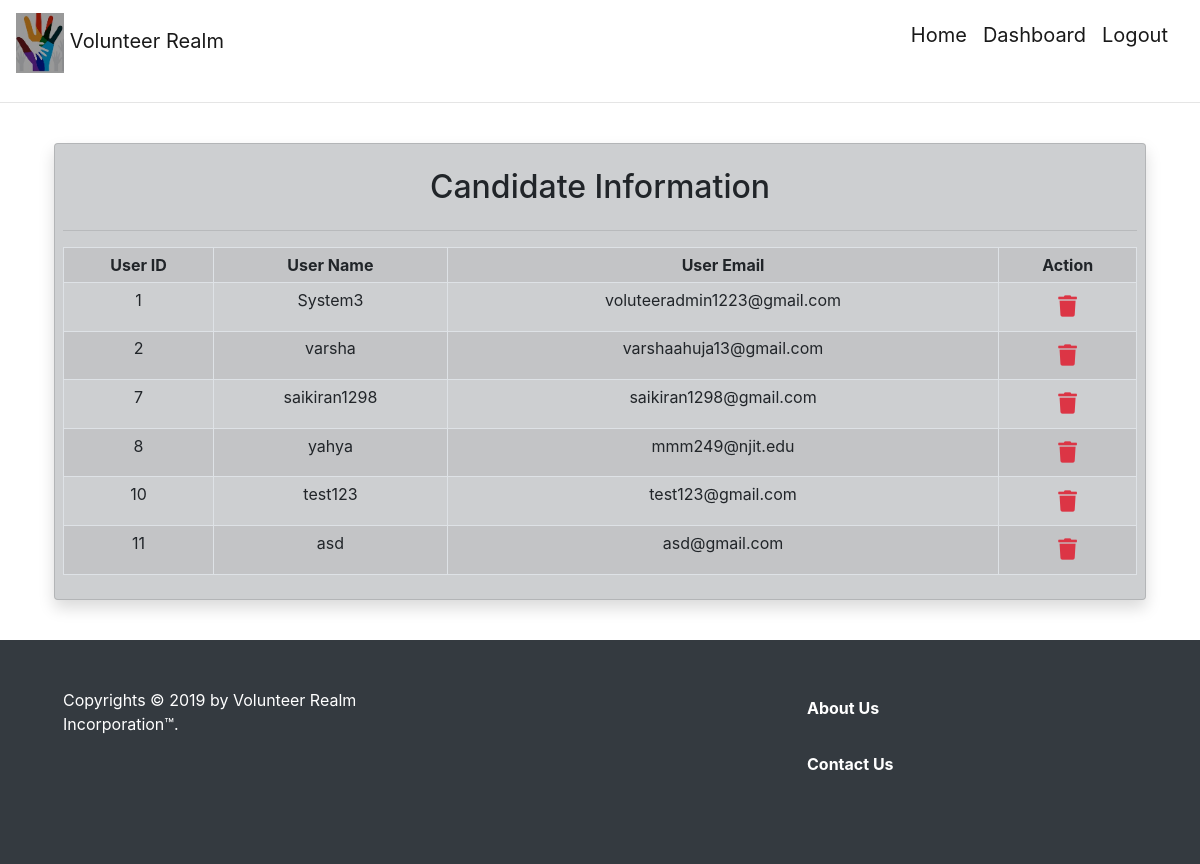
/usersLists (signed in), run on an earlier commit of the app's database.
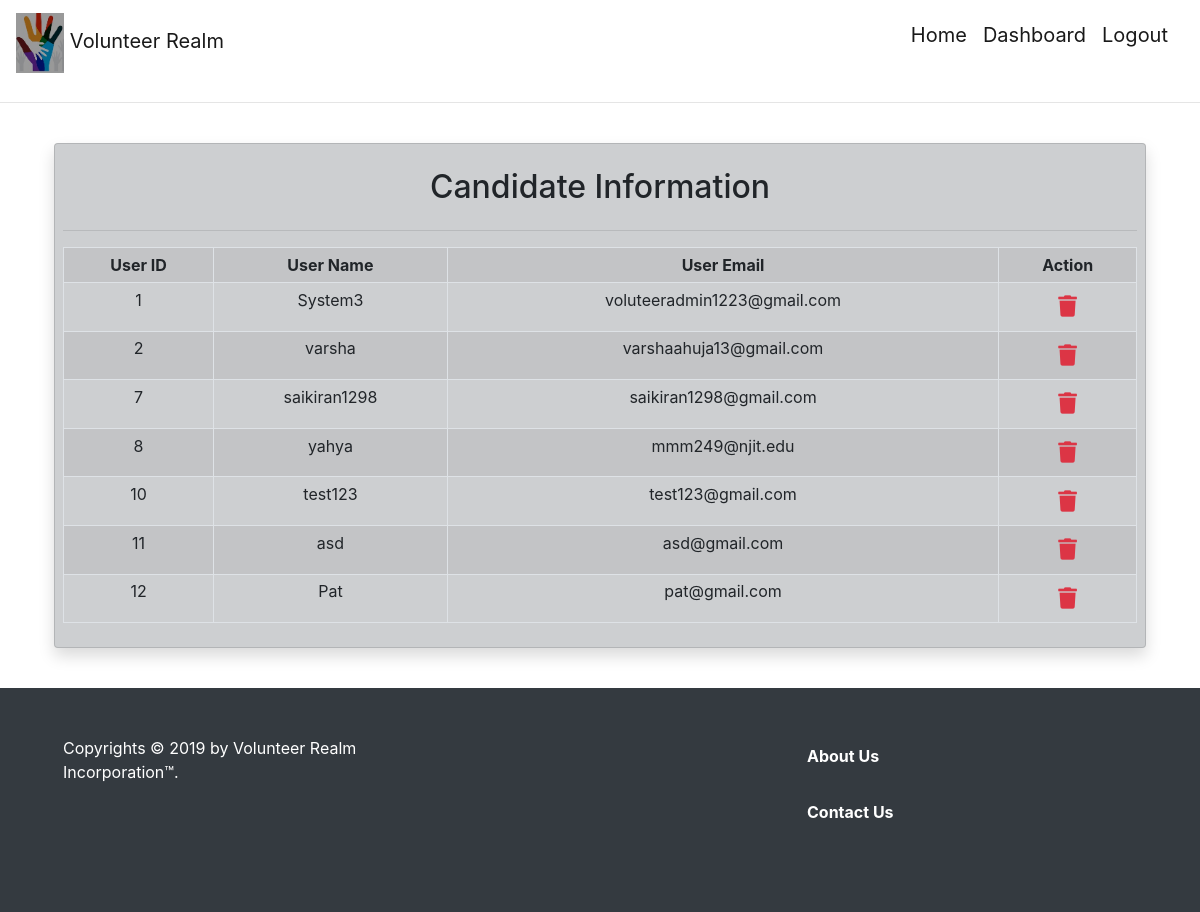
And on a later commit of the database.
### auth/models.py (models this page shows, shortened)
class User(UserMixin, db.Model):
    id = db.Column(db.Integer, primary_key=True)  # primary keys are required by SQLAlchemy
    email = db.Column(db.String(100), unique=True)
    password = db.Column(db.String(100))
    name = db.Column(db.String(64), unique=True)
    first_name = db.Column(db.String(64))
    last_name = db.Column(db.String(64))
    phone_number = db.Column(db.String(15), unique=True)
    linkedIn = db.Column(db.String(100))
    gender = db.Column(db.String(10))
    permission = db.Column(db.Enum(Permission), default=Permission.USER)
    def is_admin(self):
        return self.permission == Permission.ADMIN

### admins/admins.py (the view)
@admin.route('/usersLists')
@login_required
@admin_only
def userList():
    user = User.query.all()
    return render_template('userList.html', user=user)

### app.py (called while the page is built)
def admin_only(f):
    @functools.wraps(f)
    def wrap(*args, **kwargs):
        if current_user and current_user.is_authenticated and current_user.is_admin():
            return f(*args, **kwargs)
        else:
            flash("You are not authenticated to this page")
            return redirect(url_for('user.userProfile'))
    return wrap

def register_blueprints(app):
    from auth.models import User
    from auth.auth import auth as auth_blueprint
    from core.main import main as main_blueprint
    from admins.admins import admin as admin_blueprint
    from users.users import user as user_blueprint
    @login_manager.user_loader
    def load_user(user_id):
        return User.query.get(int(user_id))
    app.register_blueprint(user_blueprint)
    app.register_blueprint(admin_blueprint)
    app.register_blueprint(auth_blueprint)
    app.register_blueprint(main_blueprint)

### admins/templates/userList.html
{% extends "base.html" %}
{% block content %}
    <hr>
    <div class="container p-4">
        <div class="card text-center cardspage p-2 shadow">
            <h2 class="title pt-3">
                Candidate Information
            </h2>
            <hr>
            <table datatable id="example" class="table table-striped table-bordered table-sm row-border hover">
                <tr>
                    <th>User ID</th>
                    <th>User Name</th>
                    <th>User Email</th>
                    <th>Action</th>
                </tr>
                {% for row in user %}
                    <tr>
                        <td>{{ row.id }}</td>
                        <td>{{ row.name }}</td>
                        <td>{{ row.email }}</td>
                        <td>
                            <a class="btn" href="/deleteUser/{{ row.id }}" data-toggle="tooltip"
                               data-placement="top" title="Delete"> <i class="fa fa-lg text-danger fa-trash"></i></a>
                        </td>
                    </tr>
                {% endfor %}
            </table>
        </div>
    </div>
{% endblock %}

### core/templates/base.html (shortened to what this page needs)
<!DOCTYPE html>
<html>
<head>
    <link rel="stylesheet" href="https://pro.fontawesome.com/releases/v5.10.0/css/all.css"
/>
    <link rel="stylesheet" href="https://stackpath.bootstrapcdn.com/bootstrap/4.4.1/css/bootstrap.min.css"
>
</head>
<body>
<nav class="navbar navbar-expand-lg navbar-light">
    {% if current_user.is_authenticated and current_user.is_admin() %}
        <a class="navbar-brand" href="/adminDashboard">
            <img src="{{ url_for('static', filename='volunteerRealm2.jpg') }}"
                 height="60"/><span> Volunteer Realm</span>
        </a>
    {% endif %}
    <div class="collapse navbar-collapse" id="navbarSupportedContent">
        <ul class="navbar-nav ml-auto">
            <li class="nav-item active">
                <a href="{{ url_for('main.index') }}" class="navbar-brand">
                    <p>Home</p>
                </a>
            </li>
            <li>
                {% if current_user.is_authenticated and current_user.is_admin() %}
                    <a href="/adminDashboard" class="navbar-brand">
                        <p>Dashboard</p>
                    </a>
                {% endif %}
            </li>
            <li>
                {% if current_user.is_authenticated %}
                    <a href="{{ url_for('auth.logout') }}" class="navbar-brand">
                        <p>Logout</p>
                    </a>
                {% endif %}
            </li>
        </ul>
    </div>
</nav>
<div class="mb-3">
    {% block content %}
    {% endblock %}
</div>
<div class="footer bg-dark text-white container-fluid">
    <div class="row p-5">
        <div class="col">
            Copyrights © 2019 by Volunteer Realm Incorporation™.
        </div>
        <div class="col">
        </div>
        <div class="col">
            <ul class="list-unstyled">
                <li class="p-2 font-weight-bold">
                    <a href="{{ url_for('main.aboutUs') }}">
                    <p style="color:White;">About Us</p>
                    </a>
                </li>
                <li class="p-2 font-weight-bold">
                    <a href="{{ url_for('user.contact') }}">
                    <p style="color:White;">Contact Us</p>
                    </a>
                </li>
            </ul>
        </div>
    </div>
</div>
</body>
</html>

### core/templates/base.html (style rules this page uses)
.cardspage { background-color: #cdcfd1; }
a { color: black; }

What changed in the data, as far as the page shows it:
added User: id "12", name "Pat", email "pat@gmail.com"
